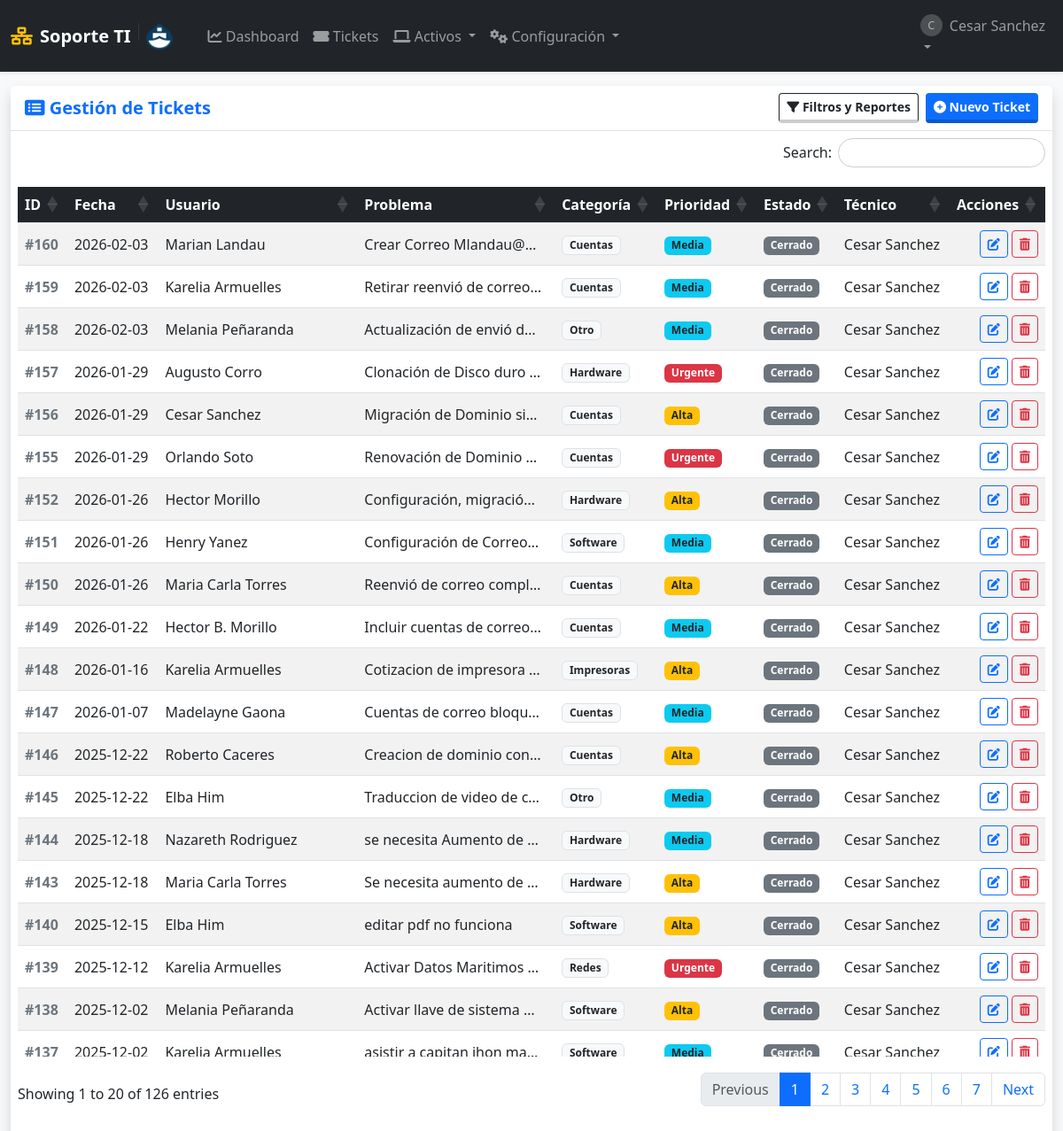
Before: /soportes (signed in) with the older database file.
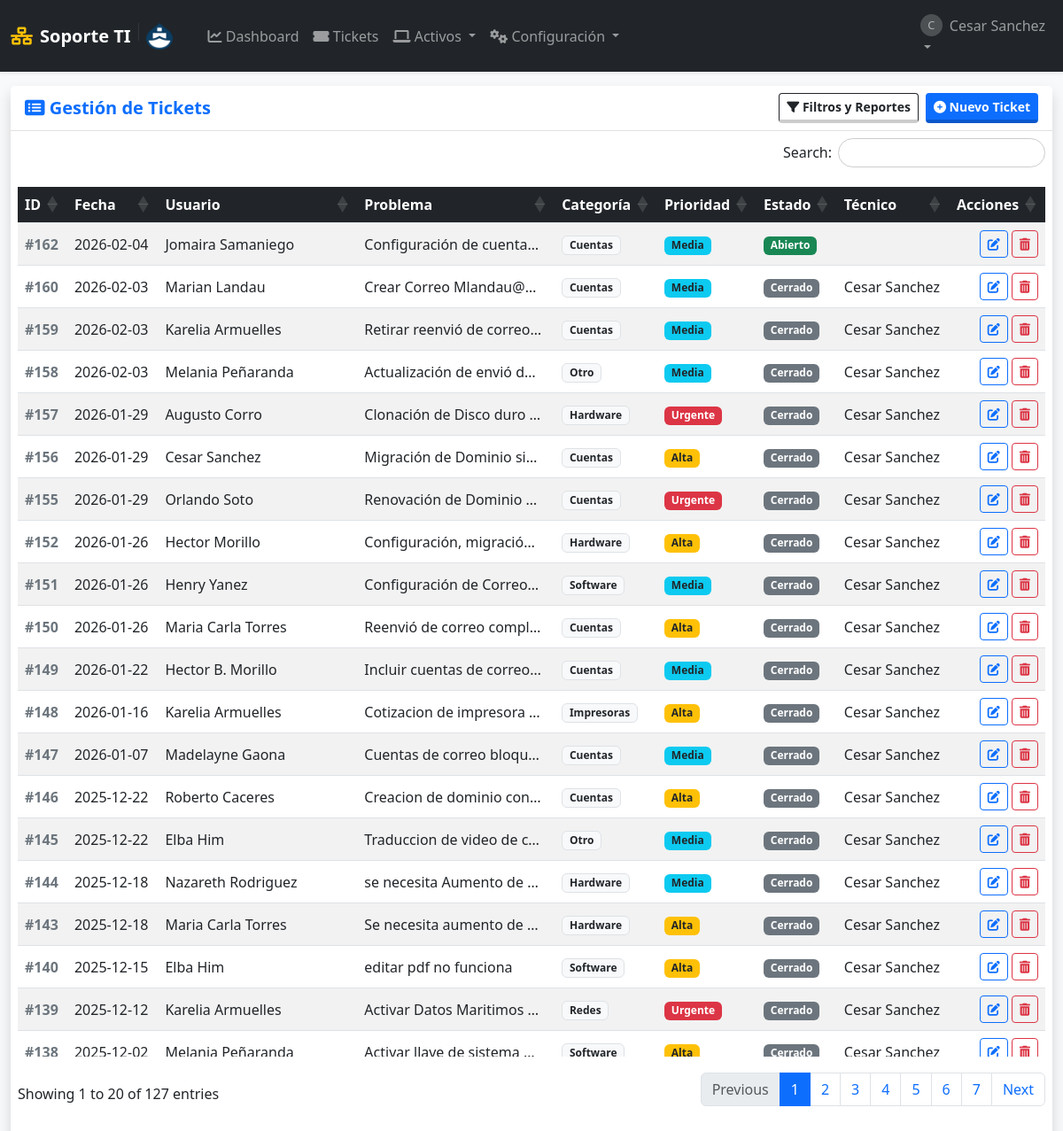
After: the same page with the newer database file.
### tables this page shows
CREATE TABLE soportes (
            id INTEGER PRIMARY KEY AUTOINCREMENT,
            fecha_creacion TIMESTAMP DEFAULT CURRENT_TIMESTAMP,
            
            usuario_id INTEGER NOT NULL,  -- Quién reporta
            tecnico_id INTEGER,           -- Quién atiende
            equipo_id INTEGER,            -- Equipo afectado (opcional)
            
            problema TEXT NOT NULL,
            descripcion_detallada TEXT,
            
            estado TEXT NOT NULL DEFAULT 'Abierto',
            prioridad TEXT NOT NULL DEFAULT 'Media',
            categoria TEXT NOT NULL DEFAULT 'Otro',
            
            solucion TEXT,
            fecha_inicio DATE,
            fecha_finalizacion DATE,
            
            FOREIGN KEY (usuario_id) REFERENCES usuarios (id) ON DELETE CASCADE,
            FOREIGN KEY (tecnico_id) REFERENCES usuarios (id) ON DELETE SET NULL,
            FOREIGN KEY (equipo_id) REFERENCES equipos (id) ON DELETE SET NULL
        );

CREATE TABLE usuarios (
            id INTEGER PRIMARY KEY AUTOINCREMENT,
            username TEXT UNIQUE NOT NULL,
            email TEXT UNIQUE,
            password_hash TEXT NOT NULL,
            role TEXT NOT NULL DEFAULT 'user' CHECK(role IN ('admin', 'user', 'tecnico')),
            departamento TEXT,
            fecha_creacion TIMESTAMP DEFAULT CURRENT_TIMESTAMP
        );

### app.py (the view)
@app.route('/soportes')
@login_required
def lista_soportes():
    db = get_db()
    f_inicio = request.args.get('fecha_inicio')
    f_fin = request.args.get('fecha_fin')
    f_categoria = request.args.get('categoria')
    f_prioridad = request.args.get('prioridad')
    f_estado = request.args.get('estado')
    f_tecnico = request.args.get('tecnico_id')
    query = """
        SELECT s.*, u.username as nombre_usuario, t.username as nombre_tecnico
        FROM soportes s
        JOIN usuarios u ON s.usuario_id = u.id
        LEFT JOIN usuarios t ON s.tecnico_id = t.id
        WHERE 1=1
    """
    params = []
    if session['role'] == 'user':
        query += " AND s.usuario_id = ?"
        params.append(session['user_id'])
    if f_inicio and f_fin:
        query += " AND date(s.fecha_creacion) BETWEEN ? AND ?"
        params.extend([f_inicio, f_fin])
    if f_categoria and f_categoria != 'Todos':
        query += " AND s.categoria = ?"
        params.append(f_categoria)
    if f_prioridad and f_prioridad != 'Todos':
        query += " AND s.prioridad = ?"
        params.append(f_prioridad)
    if f_estado and f_estado != 'Todos':
        query += " AND s.estado = ?"
        params.append(f_estado)
    if f_tecnico and f_tecnico != 'Todos':
        query += " AND s.tecnico_id = ?"
        params.append(f_tecnico)
    query += """ ORDER BY CASE WHEN s.estado IN ('Abierto', 'En Proceso') THEN 0 ELSE 1 END ASC, s.fecha_creacion DESC """
    tickets = db.execute(query, params).fetchall()
    tecnicos = db.execute("SELECT id, username FROM usuarios WHERE role IN ('admin', 'tecnico')").fetchall()
    return render_template('lista_soportes.html', soportes=tickets, tecnicos=tecnicos, categorias=CATEGORIAS, prioridades=PRIORIDADES, estados=ESTADOS)

### app.py (called while the page is built)
def get_db():
    if 'db' not in g:
        g.db = sqlite3.connect(app.config['DB_FILE'])
        g.db.row_factory = sqlite3.Row
        g.db.execute("PRAGMA foreign_keys = ON")
    return g.db

def login_required(f):
    @wraps(f)
    def decorated_function(*args, **kwargs):
        if 'user_id' not in session:
            flash('Por favor, inicia sesión.', 'warning')
            return redirect(url_for('login'))
        return f(*args, **kwargs)
    return decorated_function

### templates/lista_soportes.html (shortened to what the changed rows need)
{% extends "layout.html" %}
{% block content %}
<div class="card shadow h-100 border-0">
    <div class="card-header bg-white py-2 border-bottom d-flex justify-content-between align-items-center">
        <h5 class="mb-0 text-primary fw-bold"><i class="fas fa-list-alt"></i> Gestión de Tickets</h5>
        <div class="d-flex gap-2">
        </div>
    </div>
    <div class="card-body p-2">
        <table class="table table-striped table-hover tabla-enterprise w-100 align-middle">
            <thead>
                <tr>
                    <th>ID</th>
                    <th>Fecha</th>
                    <th>Usuario</th>
                    <th>Problema</th>
                    <th>Categoría</th>
                    <th>Prioridad</th>
                    <th>Estado</th>
                    <th>Técnico</th>
                    <th>Acciones</th>
                </tr>
            </thead>
            <tbody>
                {% for soporte in soportes %}
                <tr>
                    <td class="fw-bold text-secondary">#{{ soporte.id }}</td>
                    <td data-order="{{ soporte.fecha_creacion }}">
                        {{ soporte.fecha_creacion[:10] }}
                    </td>
                    <td>{{ soporte.nombre_usuario }}</td>
                    <td title="{{ soporte.problema }}">
                        <div style="max-width: 200px; white-space: nowrap; overflow: hidden; text-overflow: ellipsis;">
                            {{ soporte.problema }}
                        </div>
                    </td>
                    <td><span class="badge bg-light text-dark border">{{ soporte.categoria }}</span></td>
                    <td>
                        {% if soporte.prioridad == 'Urgente' %}<span class="badge bg-danger">Urgente</span>
                        {% elif soporte.prioridad == 'Alta' %}<span class="badge bg-warning text-dark">Alta</span>
                        {% else %}<span class="badge bg-info text-dark">{{ soporte.prioridad }}</span>
                        {% endif %}
                    </td>
                    <td>
                        {% if soporte.estado == 'Abierto' %}<span class="badge bg-success">Abierto</span>
                        {% elif soporte.estado == 'En Proceso' %}<span class="badge bg-primary">En Proceso</span>
                        {% elif soporte.estado == 'Resuelto' %}<span class="badge bg-info">Resuelto</span>
                        {% else %}<span class="badge bg-secondary">Cerrado</span>
                        {% endif %}
                    </td>
                    <td>{{ soporte.nombre_tecnico or '' }}</td>
                    <td class="text-end">
                        <div class="d-flex gap-1 justify-content-end">
                            {% if session['role'] in ['admin', 'tecnico'] or session['user_id'] == soporte.usuario_id %}
                                <a href="{{ url_for('editar', ticket_id=soporte.id) }}" class="btn btn-outline-primary btn-sm" title="Ver/Editar">
                                    <i class="fas fa-edit"></i>
                                </a>
                            {% endif %}
                            {% if session['role'] == 'admin' %}
                                <form action="{{ url_for('eliminar_soporte', ticket_id=soporte.id) }}" method="POST" onsubmit="return confirm('⚠️ ¿Eliminar Ticket #{{ soporte.id }}?\nEsta acción es irreversible.');">
                                    <button class="btn btn-outline-danger btn-sm" title="Eliminar Ticket">
                                        <i class="fas fa-trash-alt"></i>
                                    </button>
                                </form>
                            {% endif %}
                        </div>
                    </td>
                </tr>
                {% endfor %}
            </tbody>
        </table>
    </div>
</div>
{% endblock %}

Changed rows visible on the page:
no longer on this page (row unchanged): soportes: id "137", fecha_creacion "2025-12-02", nombre_usuario "Karelia Armuelles", problema "asistir a capitan jhon ma…", categoria "Software", prioridad "Media", estado "Cerrado", username "Cesar Sanchez"
added soportes: id "162", fecha_creacion "2026-02-04", nombre_usuario "Jomaira Samaniego", problema "Configuración de cuenta…", categoria "Cuentas", prioridad "Media", estado "Abierto"
Other visible differences:
text written by a page script: "Search: Showing 1 to 20 of 126 entries Previous 1 2 3 4 5 6 7 Next" → "Search: Showing 1 to 20 of 127 entries Previous 1 2 3 4 5 6 7 Next"
